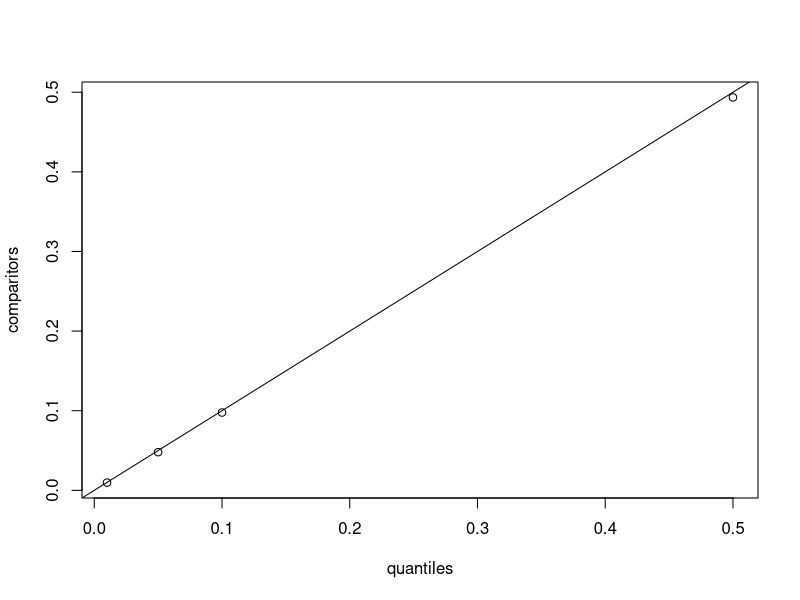
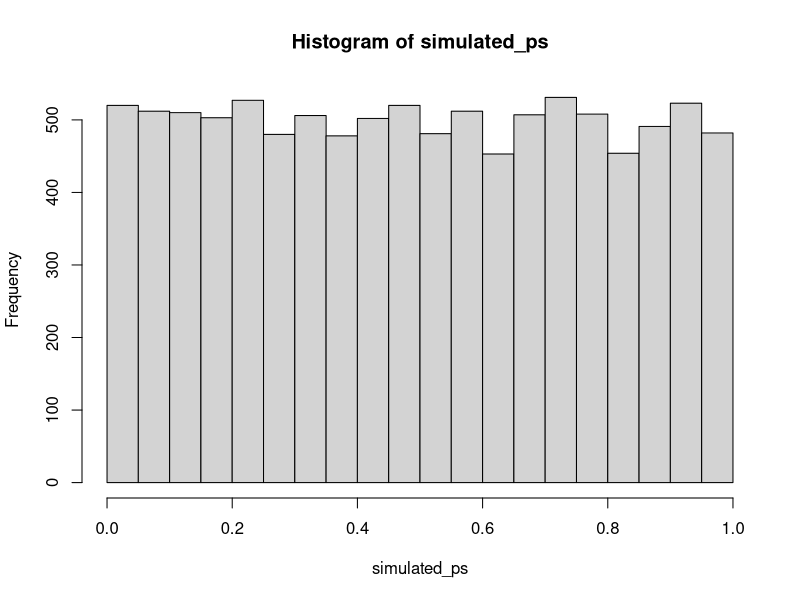

Recreate these plots in R, in order.
#' ---
#' title: "Estimating false positive rates with simulation"
#' author: Joel Levin
#' date: "April 12, 2020"
#' output: 
#'    html_document:
#'      toc: true
#'      toc_float: true
#' ---


#' This version: `r format(Sys.time())`.  
#' You can contact Joel at joelmlevin@gmail.com.

#+ echo=FALSE, include=FALSE
library(tidyverse)
options(scipen = 999)

#' ## Description

#' This is a script to test the true false positive rate of any statistical test that one is using to evaluate experimental results. The motivation to conduct this test came from [this working paper](https://psyarxiv.com/cyv6d/) by Ryan, Evers, & Moore (2018). I used this stimulation to estimate the false positive rate of a poisson regression, but it can be used to evaluate any test.

#+
#' ## Basic functions

#' This function generates a single vector containing p values of a test with random experimental conditions. If a statistical test is behaving properly, p values of a given magnitude (e.g., .05) should appear with a corresponding frequency (e.g., 5% of the time). The arguments include:
#+
#'1. `outcome_vector`: the real vector of dependent measures from your study. this should be a numerical vector.
#'2. `num_conditions`: the number of experimental conditions in your study. 
#'3. `test_type`: the statistical test used. this currently supports `"poisson", "ols", "t-test"`.
#'4. `replications`: the number of tests to simulate. this defaults to 10,000 tests, which is usually sufficient. if you're not in a hurry and have a modern-ish machine, make it 100,000.

simulate_fp <- function(outcome_vector, num_conditions = 2, test_type = c("poisson", "ols", "t-test"), replications = 10000) {
  
  tests <- rep(NA, replications) # generate an empty vector of appropriate length. this will be overwritten with p values
  
  # looping to fill in each element of the `tests` vector
  for(n in 1:replications) {
    false_condition <- sample(c(1, num_conditions), length(outcome_vector), replace = TRUE) # generating a vector of random condition dummies

    # conducting the tests    
    if(test_type == "poisson") {
    tests[n] <-  coef(summary(glm(outcome_vector ~ false_condition, family = poisson)))[2, 1:4][4]
    }
    if(test_type == "ols") {
      tests[n] <-  coef(summary(lm(outcome_vector ~ false_condition)))[2, 1:4][4]
    }
    if(test_type == "t-test") {
      tests[n] <-  t.test(outcome_vector ~ false_condition)$p.value
    }
  }
  return(tests)
}
    
#' This function takes the output of the previous function and returns a diagnostic table or plot, which indicates whether p values appear as frequently as expected for a well-behaving test. The arguments include:
#+
#'1. `data`: this should be a vector of simulated p values, such as those provided using the above function.
#'1. `type`: this indicates whether to output a table of values or a plot. see below for examples.
#'1. `quantiles`: a vector of percentiles at which to compare the simulated p values to their observed frequency. this argument is prespecified at recommended values and is therefore optional.

diagnostics <- function(data, type = c("table", "plot"), quantiles = c(.01, .05, .10, .5)) {
  comparitors <- round(quantile(data, quantiles), 4)
  temp <- cbind(quantiles, comparitors)
  
    if(type == "table") {
      return(temp)
      }

    if(type == "plot") {
    plot(temp)
    abline(0, 1)
    }
}

#' ## Using the functions

#' Generating a "real" set of experimental conditions. In practice, this would be the actual vector of experimental conditions in your study.
real_conditions <- sample(c(1, 2), 100, replace = TRUE)

#' Generating a "real" set of dependent measures (continuous). In practice, this would be the actual vector of dependent measures in your study.
real_dv <- rnorm(100, 20, 10)

#' Conducting a t test on the "real" data. 
t.test(real_dv ~ real_conditions)

#' Now using the function to simulate p values for random experimental conditions
simulated_ps <- simulate_fp(outcome_vector = real_dv, num_conditions = 2, 
                            test_type = "t-test", replications = 10000)

simulated_ps[1:10]

#' ### Now using the diagnostic functions.
#' 
#' The diagnostic table gives shows you the p values (comparitors) at various percentiles (quantiles). The closer the two are, the better the test is behaving. Note that this is also affected by the number of replications used to generate the simulated data. 
diagnostics(simulated_ps, type = "table")

#' The diagnostic plot simply combines both values in a plot with a reference line. The closer the points are to the reference line, the better behaved the test.
diagnostics(simulated_ps, type = "plot")

#' We can also conduct a test to more rigorously evaluate whether our statistical test is well behaved. The below function was written by [Eric Archer](mailto:eric.archer@noaa.gov) for the `swfscMisc` package. It is included in the text of this script to minimize dependencies.

uniform.test <- function(hist.output, B = NULL) {
  break.diff <- diff(hist.output$breaks)
  probs <- break.diff / sum(break.diff)
  if (is.null(B)) {
    chisq.test(x = hist.output$counts, p = probs)
  } else {
    chisq.test(x = hist.output$counts, p = probs, simulate.p.value = TRUE, B = B)
  }
}

#' This function returns a chi squared statistic that, if significant, tells us that our data are *not* uniform, meaning that the p values cannot be interpreted conventionally. The large p-value here tells us that we're fine.
uniform.test(hist(simulated_ps))

#' (Later, add in the plotting functions)